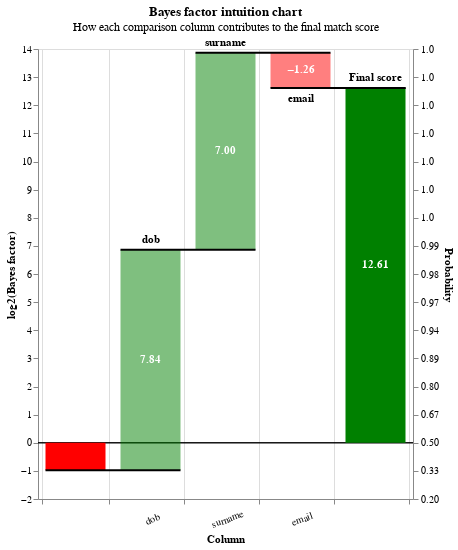

This figure's notebook cell:
### Markdown cell above
You can  generate a chart report which explains how the match probability was computed for an individual comparison row.  

Note that you need to convert the row to a dictionary for this to work

This uses the Bayes factor to show the relative influence on the final match probability of the λ parameter, and each comparison column for an individual comparison row.

Columns that have no influence on the match score (due to missing data) are not shown.

### Code cell
from splink.intuition import bayes_factor_intuition_chart
sample = df_e.toPandas().sample(1)
row_dict = sample.to_dict(orient="records")[0]
display(sample)
bayes_factor_intuition_chart(row_dict, model)

### Figure 1 — Vega-Lite specification as saved in the notebook (floating-point values rounded to 4 significant figures)
{"$schema": "https://vega.github.io/schema/vega-lite/v4.8.1.json", "config": {"view": {"continuousHeight": 300, "continuousWidth": 400}}, "data": {"name": "data-692a258c28933f7d46718e49d321dcdd"}, "datasets": {"data-692a258c28933f7d46718e49d321dcdd": [{"bayes_factor": 0.5063, "column_name": "Prior lambda", "comparison_vector_value": "nan", "gamma_column_name": "nan", "gamma_index": "nan", "index": 0, "is_null": "nan", "label": "nan", "level_name": "nan", "level_proportion": "nan", "log2_bayes_factor": -0.9819, "m_probability": "nan", "num_levels": "nan", "sql_expr": "nan", "u_probability": "nan", "value_l": "nan", "value_r": "nan"}, {"bayes_factor": 229.8, "column_name": "dob", "comparison_vector_value": "1", "gamma_column_name": "gamma_dob", "gamma_index": 1, "index": 1, "is_null": 0, "label": "level_1", "level_name": "level_1", "level_proportion": 0.1362, "log2_bayes_factor": 7.844, "m_probability": 0.4017, "num_levels": 2, "sql_expr": "WHEN dob_l = dob_r THEN 1", "u_probability": 0.001748, "value_l": "1991-04-12", "value_r": "1991-04-12"}, {"bayes_factor": 128.4, "column_name": "surname", "comparison_vector_value": "2", "gamma_column_name": "gamma_surname", "gamma_index": 2, "index": 2, "is_null": 0, "label": "level_2", "level_name": "level_2", "level_proportion": 0.2142, "log2_bayes_factor": 7.004, "m_probability": 0.6277, "num_levels": 3, "sql_expr": "WHEN JARO_WINKLER_SIM(surname_l, surname_r) >= 1.0 THEN 2", "u_probability": 0.00489, "value_l": "Dixon", "value_r": "Dixon"}, {"bayes_factor": 0.4182, "column_name": "email", "comparison_vector_value": "0", "gamma_column_name": "gamma_email", "gamma_index": 0, "index": 3, "is_null": 0, "label": "level_0", "level_name": "level_0", "level_proportion": 0.8027, "log2_bayes_factor": -1.258, "m_probability": 0.4173, "num_levels": 2, "sql_expr": "ELSE 0", "u_probability": 0.9978, "value_l": "james.d@merritot-scott.com", "value_r": "james.d@merritt-scott.com"}, {"bayes_factor": 1, "column_name": "city", "comparison_vector_value": "-1", "gamma_column_name": "gamma_city", "gamma_index": -1, "index": 4, "is_null": 1, "label": "level_-1", "level_name": "level_-1", "level_proportion": 1, "log2_bayes_factor": 0, "m_probability": 1, "num_levels": 2, "sql_expr": "WHEN city_l IS NULL OR city_r IS NULL THEN -1", "u_probability": 1, "value_l": "None", "value_r": "None"}, {"bayes_factor": 6247.0, "column_name": "Final score", "comparison_vector_value": "nan", "gamma_column_name": "nan", "gamma_index": "nan", "index": 5, "is_null": "nan", "label": "nan", "level_name": "nan", "level_proportion": "nan", "log2_bayes_factor": 12.61, "m_probability": "nan", "num_levels": "nan", "sql_expr": "nan", "u_probability": "nan", "value_l": "nan", "value_r": "nan"}]}, "height": 450, "layer": [{"layer": [{"encoding": {"color": {"value": "black"}, "size": {"value": 0.5}, "y": {"field": "zero", "type": "quantitative"}}, "mark": "rule"}, {"encoding": {"color": {"condition": {"test": "(datum.log2_bayes_factor < 0)", "value": "red"}, "value": "green"}, "opacity": {"condition": {"test": "datum.column_name == 'Prior lambda' || datum.column_name == 'Final score'", "value": 1}, "value": 0.5}, "tooltip": [{"field": "column_name", "title": "Comparison column", "type": "nominal"}, {"field": "value_l", "title": "Value (L)", "type": "nominal"}, {"field": "value_r", "title": "Value (R)", "type": "nominal"}, {"field": "label", "title": "Level label", "type": "nominal"}, {"field": "sql_expr", "title": "SQL for level", "type": "nominal"}, {"field": "gamma_index", "title": "Comparison vector value", "type": "nominal"}, {"field": "bayes_factor", "format": ".3r", "title": "Bayes factor", "type": "quantitative"}, {"field": "log2_bayes_factor", "format": ".3r", "title": "log2(Bayes factor)", "type": "quantitative"}, {"field": "prob", "format": ".3r", "title": "Adjusted match score", "type": "quantitative"}], "x": {"axis": {"grid": true, "labelAlign": "center", "labelAngle": -20, "labelExpr": "datum.value == 'Prior lambda' || datum.value == 'Final score' ? '' : datum.value", "labelPadding": 10, "tickBand": "extent", "title": "Column"}, "field": "column_name", "sort": null, "type": "nominal"}, "y": {"axis": {"grid": false, "orient": "left", "title": "log2(Bayes factor)"}, "field": "previous_sum", "type": "quantitative"}, "y2": {"field": "sum"}}, "mark": {"type": "bar", "width": 60}}, {"encoding": {"color": {"value": "white"}, "text": {"condition": {"field": "log2_bayes_factor", "format": ".2f", "test": "abs(datum.log2_bayes_factor) > 1", "type": "nominal"}, "value": ""}, "x": {"axis": {"labelAngle": 0, "title": "Column"}, "field": "column_name", "sort": null, "type": "nominal"}, "y": {"axis": {"orient": "left"}, "field": "center", "type": "quantitative"}}, "mark": {"fontWeight": "bold", "type": "text"}}, {"encoding": {"color": {"value": "black"}, "text": {"condition": {"field": "top_label", "test": "abs(datum.log2_bayes_factor) > 1", "type": "nominal"}, "value": ""}, "x": {"axis": {"labelAngle": 0, "title": "Column"}, "field": "column_name", "sort": null, "type": "nominal"}, "y": {"field": "sum_top", "type": "quantitative"}}, "mark": {"baseline": "bottom", "dy": -5, "fontWeight": "bold", "type": "text"}}, {"encoding": {"color": {"value": "black"}, "text": {"condition": {"field": "bottom_label", "test": "abs(datum.log2_bayes_factor) > 1", "type": "nominal"}, "value": ""}, "x": {"axis": {"labelAngle": 0, "title": "Column"}, "field": "column_name", "sort": null, "type": "nominal"}, "y": {"field": "sum_bottom", "type": "quantitative"}}, "mark": {"baseline": "top", "dy": 5, "fontWeight": "bold", "type": "text"}}]}, {"encoding": {"x": {"axis": {"labelAngle": 0, "title": "Column"}, "field": "column_name", "sort": null, "type": "nominal"}, "x2": {"field": "lead"}, "y": {"axis": {"labelExpr": "format(1 / (1 + pow(2, -1*datum.value)), '.2r')", "orient": "right", "title": "Probability"}, "field": "sum", "scale": {"zero": false}, "type": "quantitative"}}, "mark": {"color": "black", "strokeWidth": 2, "type": "rule", "x2Offset": 30, "xOffset": -30}}], "resolve": {"axis": {"y": "independent"}}, "title": {"subtitle": "How each comparison column contributes to the final match score", "text": "Bayes factor intuition chart"}, "transform": [{"filter": "(datum.bayes_factor !== 1.0)"}, {"frame": [null, 0], "window": [{"as": "sum", "field": "log2_bayes_factor", "op": "sum"}, {"as": "lead", "field": "column_name", "op": "lead"}]}, {"as": "sum", "calculate": "datum.column_name === \"Final score\" ? datum.sum - datum.log2_bayes_factor : datum.sum"}, {"as": "lead", "calculate": "datum.lead === null ? datum.column_name : datum.lead"}, {"as": "previous_sum", "calculate": "datum.column_name === \"Final score\" || datum.column_name === \"Prior lambda\" ? 0 : datum.sum - datum.log2_bayes_factor"}, {"as": "top_label", "calculate": "datum.sum > datum.previous_sum ? datum.column_name : \"\""}, {"as": "bottom_label", "calculate": "datum.sum < datum.previous_sum ? datum.column_name : \"\""}, {"as": "sum_top", "calculate": "datum.sum > datum.previous_sum ? datum.sum : datum.previous_sum"}, {"as": "sum_bottom", "calculate": "datum.sum < datum.previous_sum ? datum.sum : datum.previous_sum"}, {"as": "center", "calculate": "(datum.sum + datum.previous_sum) / 2"}, {"as": "text_log2_bayes_factor", "calculate": "(datum.log2_bayes_factor > 0 ? \"+\" : \"\") + datum.log2_bayes_factor"}, {"as": "dy", "calculate": "datum.sum < datum.previous_sum ? 4 : -4"}, {"as": "baseline", "calculate": "datum.sum < datum.previous_sum ? \"top\" : \"bottom\""}, {"as": "prob", "calculate": "1. / (1 + pow(2, -1.*datum.sum))"}, {"as": "zero", "calculate": "0*datum.sum"}], "width": {"step": 75}}
